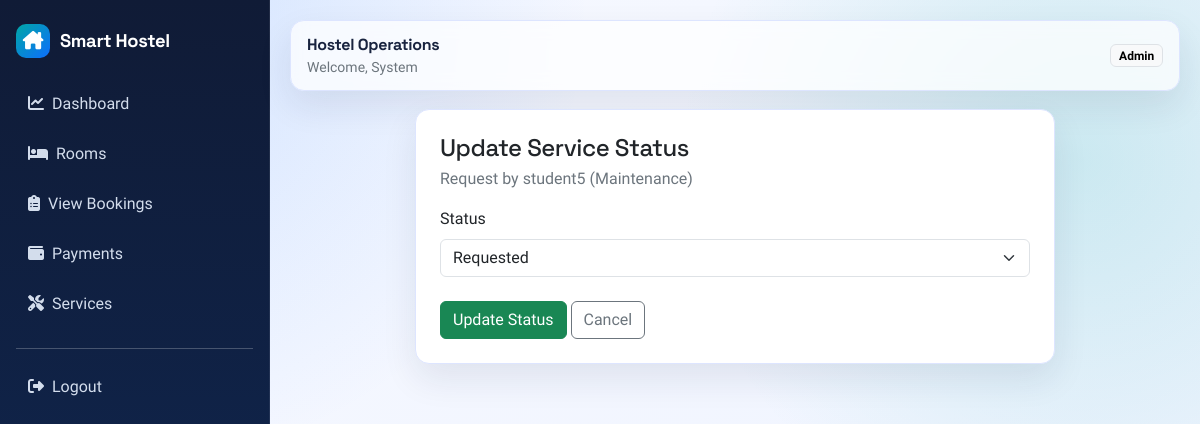
Before: /services/update/10/ (signed in) with the older database file.
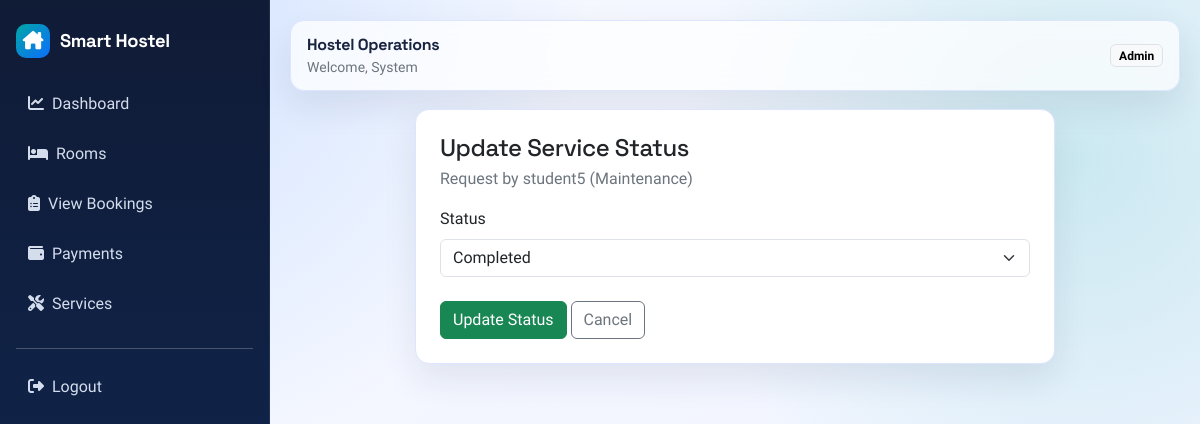
After: the same page with the newer database file.
### services/models.py (models this page shows, shortened)
class ServiceRequest(models.Model):
	TYPE_CLEANING = "cleaning"
	TYPE_MAINTENANCE = "maintenance"
	REQUEST_TYPE_CHOICES = [
		(TYPE_CLEANING, "Cleaning"),
		(TYPE_MAINTENANCE, "Maintenance"),
	]
	STATUS_REQUESTED = "requested"
	STATUS_IN_PROGRESS = "in_progress"
	STATUS_COMPLETED = "completed"
	STATUS_CHOICES = [
		(STATUS_REQUESTED, "Requested"),
		(STATUS_IN_PROGRESS, "In Progress"),
		(STATUS_COMPLETED, "Completed"),
	]
	user = models.ForeignKey(settings.AUTH_USER_MODEL, on_delete=models.CASCADE, related_name="service_requests")
	request_type = models.CharField(max_length=20, choices=REQUEST_TYPE_CHOICES)
	details = models.TextField(blank=True)
	status = models.CharField(max_length=20, choices=STATUS_CHOICES, default=STATUS_REQUESTED)
	created_at = models.DateTimeField(auto_now_add=True)
	updated_at = models.DateTimeField(auto_now=True)
	class Meta:
		ordering = ["-created_at"]

### accounts/models.py (models this page shows, shortened)
class User(AbstractUser):
	ROLE_ADMIN = "admin"
	ROLE_STUDENT = "student"
	ROLE_CHOICES = [
		(ROLE_ADMIN, "Admin"),
		(ROLE_STUDENT, "Student"),
	]
	role = models.CharField(max_length=20, choices=ROLE_CHOICES, default=ROLE_STUDENT)

### services/views.py (the view, shortened to what this page needs)
# urls.py: path("services/update/<int:id>/", update_service_status, name="update_service_status"),
@user_passes_test(_is_admin_user)
def update_service_status(request, id):
	service = get_object_or_404(ServiceRequest, id=id)
	return render(request, "services/update_status.html", {"service": service})

### services/views.py (called while the page is built)
def _is_admin_user(user):
	return user.is_authenticated and (user.is_staff or user.role == User.ROLE_ADMIN)

### templates/services/update_status.html (shortened to what this page needs)
{% extends "base.html" %}
{% block content %}
<div class="card card-soft mx-auto" style="max-width: 640px;">
    <div class="card-body p-4">
        <h4 class="mb-1">Update Service Status</h4>
        <p class="text-secondary mb-3">Request by {{ service.user.username }} ({{ service.get_request_type_display }})</p>
        <form method="post">
            <div class="mb-3">
                <label class="form-label">Status</label>
                <select name="status" class="form-select">
                    <option value="requested" {% if service.status == "requested" %}selected{% endif %}>Requested</option>
                    <option value="completed" {% if service.status == "completed" %}selected{% endif %}>Completed</option>
                </select>
            </div>
            <button type="submit" class="btn btn-success mt-2">Update Status</button>
            <a href="{% url 'services:list' %}" class="btn btn-outline-secondary mt-2">Cancel</a>
        </form>
    </div>
</div>
{% endblock %}

Changed rows visible on the page:
changed ServiceRequest "Maintenance": status "Requested" → "Completed"
